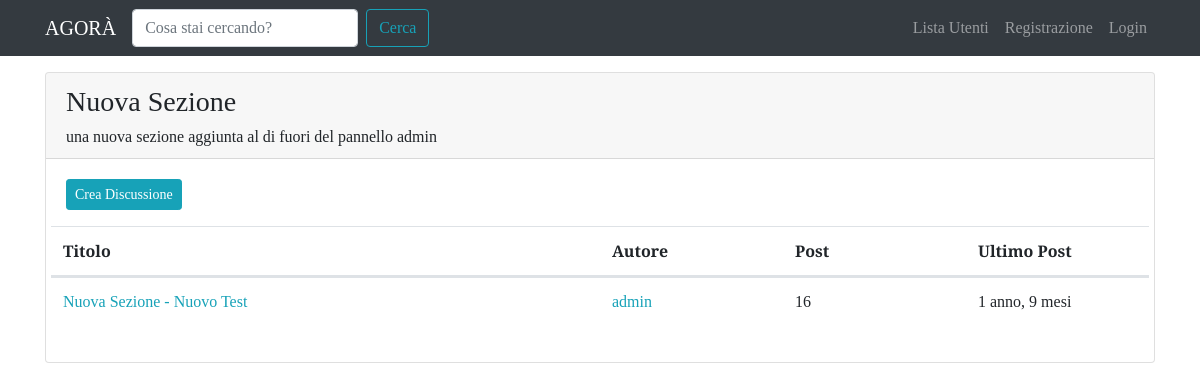
The app's page /forum/sezione/2/ with its own data.
### forum/models.py (models this page shows, shortened)
class Sezione(models.Model):
    nome_sezione = models.CharField(max_length=80)
    descrizione = models.CharField(max_length=150, blank=True, null=True)
    logo_sezione = models.ImageField(blank=True, null=True)
    class Meta:
        verbose_name = "Sezione"
        verbose_name_plural = "Sezioni"

class Discussione(models.Model):
    titolo = models.CharField(max_length=120)
    data_creazione = models.DateTimeField(auto_now_add=True)
    autore_discussione = models.ForeignKey(User, on_delete=models.CASCADE, related_name="discussioni")
    sezione_appartenenza = models.ForeignKey(Sezione, on_delete=models.CASCADE)
    def get_absolute_url(self):
        return reverse("visualizza_discussione", kwargs={"pk": self.pk})
    class Meta:
        verbose_name = "Discussione"
        verbose_name_plural = "Discussioni"

class Post(models.Model):
    autore_post = models.ForeignKey(User, on_delete=models.CASCADE, related_name="posts")
    contenuto = models.TextField()
    data_creazione = models.DateTimeField(auto_now_add=True)
    discussione = models.ForeignKey(Discussione, on_delete=models.CASCADE)
    class Meta:
        verbose_name = "Post"
        verbose_name_plural = "Posts"

### forum/views.py (the view)
# urls.py: path('sezione/<int:pk>/', views.visualizzaSezione, name="sezione_view"),
def visualizzaSezione(request, pk):
    sezione = get_object_or_404(Sezione, pk=pk)
    discussioni_sezione = Discussione.objects.filter(sezione_appartenenza=sezione).order_by("-data_creazione")
    context = {"sezione": sezione, "discussioni": discussioni_sezione}
    return render(request, "forum/singola_sezione.html", context)

### forum/templates/forum/singola_sezione.html (shortened to what this page needs)
{% extends 'base.html' %}
{% block content %}
<div class="card my-3">
    <div class="card-header">
        <h3>{{ sezione.nome_sezione }}</h3>
        <h6 class="card-text">{{ sezione.descrizione }}</h6>
    </div>
    <div class="card-body">
        <a class="btn btn-sm btn-info" href="{% url 'crea_discussione' pk=sezione.pk %}">Crea Discussione</a>
        <table class="table mt-3">
            <thead>
                <tr class="row">
                    <th class="col-lg-6 col-4">Titolo</th>
                    <th class="col-lg-2 col-3">Autore</th>
                    <th class="col-lg-2 col-2">Post</th>
                    <th class="col-lg-2 col-3">Ultimo Post</th>
                </tr>
            </thead>
            <tbody>
                <tr class="row">
                    {% for discussione in discussioni %}
                        <td class="col-lg-6 col-4">
                            <a href="{{ discussione.get_absolute_url }}">{{ discussione.titolo }}</a>
                        </td>
                        <td class="col-lg-2 col-3">
                            <a href="{% url 'user_profile' username=discussione.autore_discussione.username %}">{{ discussione.autore_discussione }}</a>
                        </td>
                        <td class="col-lg-2 col-2">{{ discussione.post_set.count }}</td>
                        <td class="col-lg-2 col-3">{{ discussione.post_set.last.data_creazione|timesince }}</td>
                    {% endfor %}
                </tr>
            </tbody>
        </table>
    </div>
</div>
{% endblock content %}

### static-storage/css/agora.css (style rules this page uses)
body { font-family: 'Slabo 27px', serif; }
a, a:hover { color: #17a2b8; }

### records on screen
Sezione: nome_sezione "Nuova Sezione", descrizione "una nuova sezione aggiunta al di fuori del pannello admin"
Discussione: titolo "Nuova Sezione - Nuovo Test", autore_discussione "admin", post_set.count "16", post_set.last.data_creazione "1 anno, 9 mesi"
